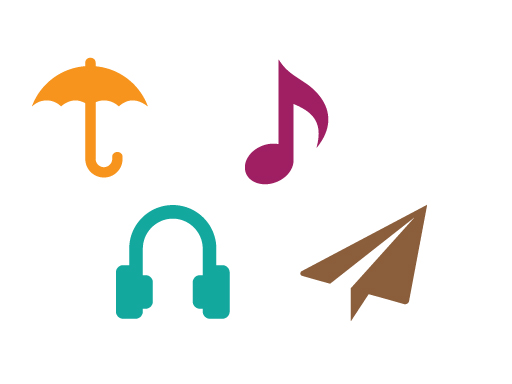
#> input picture Day2/2_3/symbols.jpg, 512 x 384 px
$ python 'wks2_3 - Li Ming.py'
#> lines starting #> are read from the running program, lines starting #| are printed output that depends on the picture; after the words box and inside, x2 and y2 are one past the last pixel; in counts of white or black regions, pixels touching at a corner belong together
#!/usr/bin/env python3
# -*- coding: utf-8 -*-
#
#
# Workshop 2.3
# ------------


import cv2
import numpy as np
import matplotlib.pyplot as plt
import os

os.chdir("/Users/liming/projects/vision/Day2/2_3")

def cv2plt(img):
    plt.axis('off')
    if np.size(img.shape) == 3:
        plt.imshow(cv2.cvtColor(img,cv2.COLOR_BGR2RGB))
    else:
        plt.imshow(img,cmap='gray',vmin=0,vmax=255)
    plt.show()


# a. Read in the image 'symbols.jpg'. Name the array as 'sym'
#
sym = cv2.imread("symbols.jpg")
#> sym is the input picture: shape (384, 512, 3); mean B, G, R 239.2, 241.7, 243.3


##########


# b. Convert the image to grayscale. Name the array as 'symg'
#
symg = cv2.cvtColor(sym,cv2.COLOR_BGR2GRAY)
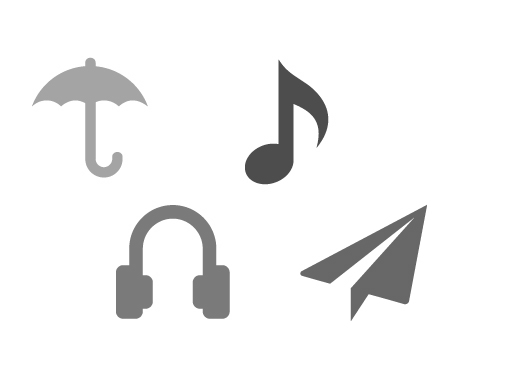
#> symg: shape (384, 512); min 75, max 255, mean 241.9
cv2plt(symg)
symg3 = cv2.merge((symg, symg, symg))
cv2plt(symg3)


##########


# c. Perform canny edge detction on symg. Name the array as 'symc'
#
#symg = cv2.GaussianBlur(symg, (11,11), 0)
symc = cv2.Canny(symg, 70, 100, apertureSize=3)
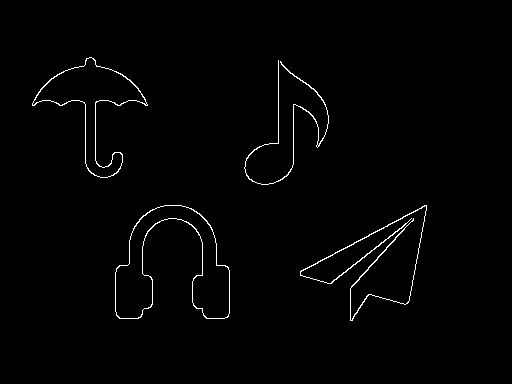
#> symc: shape (384, 512); 1.2% white in thin lines or dots, all inside (x1, y1, x2, y2) = (32, 57, 427, 321)
cv2plt(symc)
symc3 = cv2.merge((symc, symc, symc))
cv2plt(symc3)

cv2.imshow("my window", symc)
cv2.waitKey(0)
cv2.destroyAllWindows()

cv2.waitKey(1)
cv2.waitKey(1)
cv2.waitKey(1)
cv2.waitKey(1)

##########


# d. Create the output 'wks2_3_d.jpg'. Name the final output as 'symb'
#    The colour of the boundaries is (191,191,191)

(_,thr) = cv2.threshold(symg,200,255,cv2.THRESH_BINARY)
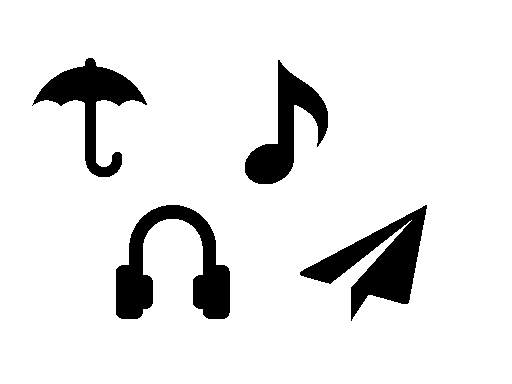
#> thr: shape (384, 512); 90.4% white; 4 black regions, box (x1, y1, x2, y2) and area: (116, 205, 230, 319) 5515, (300, 205, 427, 321) 5401, (32, 58, 147, 177) 4088, (245, 60, 328, 184) 3887
cv2plt(thr)
msk = 255-thr
cv2plt(msk)

msk1 = np.round(np.float32(msk)/255)
#> msk1: shape (384, 512) float32; values 0 (black) and 1 (white), 9.6% white; 4 white regions
iso = cv2.bitwise_and(sym, sym,
                      mask=np.uint8(msk))
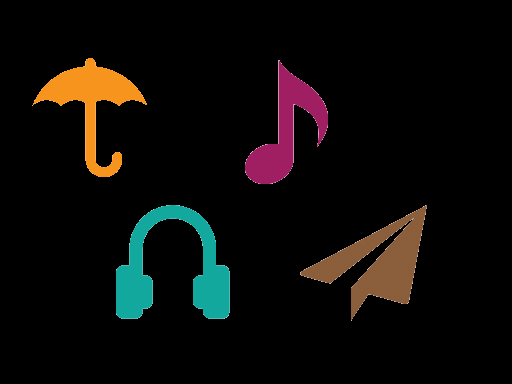
#> iso: shape (384, 512, 3); mean B, G, R 8.9, 11.3, 12.9
cv2plt(iso)


ctrs= cv2.findContours(np.uint8(msk),
                       cv2.RETR_EXTERNAL,
                       cv2.CHAIN_APPROX_SIMPLE)
#> ctrs = 4 contours; box (x1, y1, x2, y2) and area: (116, 205, 230, 319) 5234, (300, 205, 427, 321) 5150, (32, 58, 147, 177) 3864, (245, 60, 328, 184) 3692
ctrs= ctrs[1]
#> ctrs = [[1, -1, -1, -1], [2, 0, -1, -1], [3, 1, -1, -1], [-1, 2, -1, -1]]

#> (the run stopped early here; a loop or call above may not have finished)

$ run again, with Day2/2_3/wks2_3_e.jpg copied over Day2/2_3/symbols.jpg
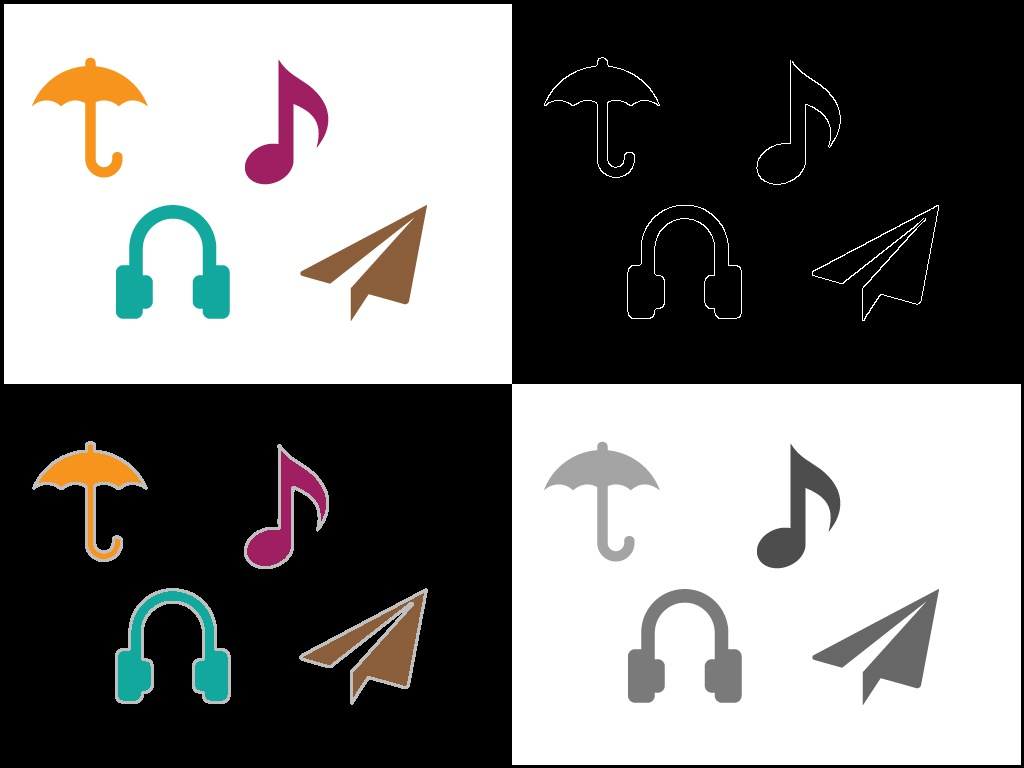
#> input picture Day2/2_3/wks2_3_e.jpg, 1024 x 768 px
#> sym is the input picture: shape (768, 1024, 3); mean B, G, R 122.3, 123.3, 124
#> `symc = cv2.Canny(symg, 70, 100, apertureSize=3)`:
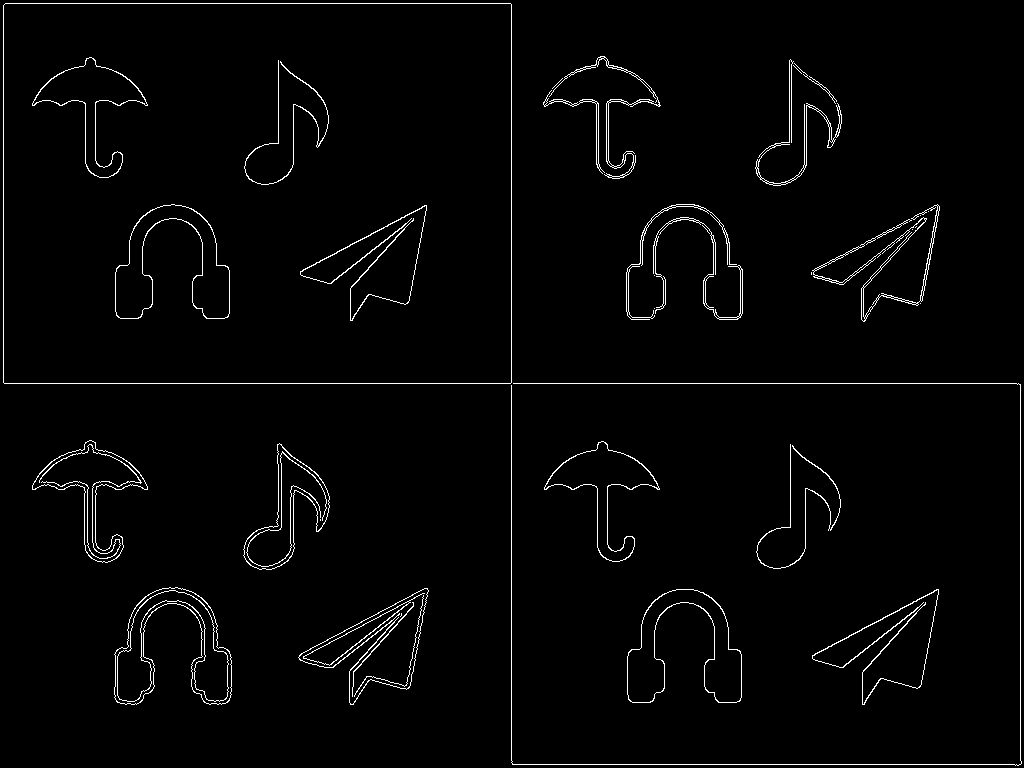
#> symc: shape (768, 1024); 2.1% white in thin lines or dots
#> symc3: shape (768, 1024, 3); 2.1% white in thin lines or dots
#> thr: shape (768, 1024); 44.7% white; 5 white regions, box (x1, y1, x2, y2) and area: (4, 4, 1021, 765) 349213, (812, 205, 939, 321) 702, (627, 205, 742, 319) 652, (544, 57, 660, 178) 546, (756, 60, 841, 185) 473
#> msk1: shape (768, 1024) float32; values 0 (black) and 1 (white), 55.3% white; 5 black regions
#> `iso = cv2.bitwise_and(sym, sym, mask=np.uint8(msk))`:
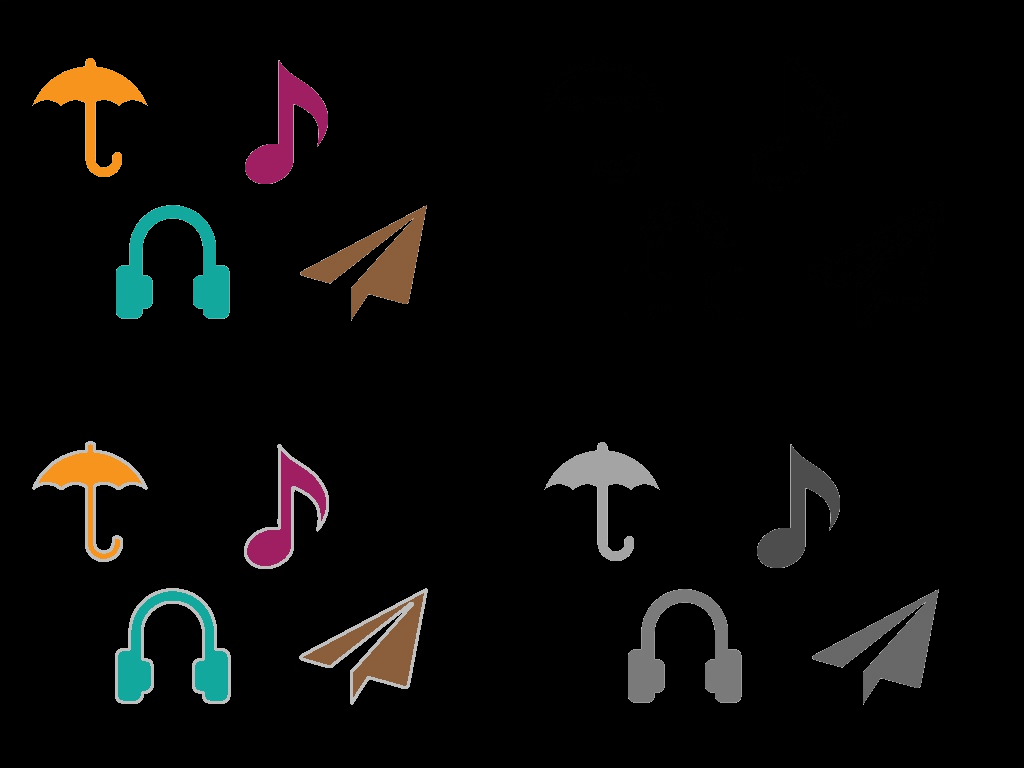
#> iso: shape (768, 1024, 3); mean B, G, R 8.4, 9.4, 10
#> `ctrs= cv2.findContours(np.uint8(msk), cv2.RETR_EXTERNAL, cv2.CHAIN_APP..`: ctrs = 1 contour; box (x1, y1, x2, y2) and area: (0, 0, 1024, 768) 784641
#> `ctrs= ctrs[1]`: ctrs = [[-1, -1, -1, -1]]
